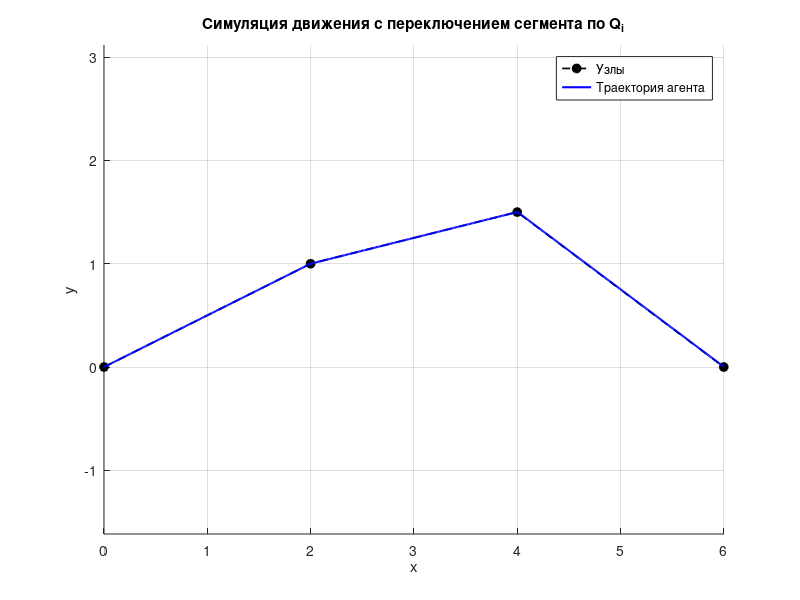

MATLAB code for this plot:
%% Пример: использование Q_i для выбора сегмента и симуляция движения
clear; clc; close all;

% Узловые точки (пример)
P = [0 0;
     2 1;
     4 1.5;
     6 0];

n = size(P,1);

% Предвычисляем psi_i и r_i для всех сегментов i=1..n-1
psi = zeros(n-1,1);
r   = zeros(n-1,1);
for i = 1:n-1
    dx = P(i+1,1) - P(i,1);
    dy = P(i+1,2) - P(i,2);
    psi(i) = atan2(dy, dx);
    r(i)   = sqrt(dx^2 + dy^2);
end

dt = 0.05;
v  = 0.25;
step = v*dt;
seg = 1;
pos = P(1,:);
traj = pos;

max_steps = 10000;
for k = 1:max_steps
    % двигаемся вдоль направления psi(seg)
    pos = pos + step * [cos(psi(seg)), sin(psi(seg))]; 

    % проверяем Q для текущего сегмента:
    Qcur = cos(psi(seg))*(pos(1)-P(seg,1)) + sin(psi(seg))*(pos(2)-P(seg,2)) - r(seg);

    if Qcur > 0
        % пересекли границу сегмента -> переключаемся на следующий
        if seg < n-1
            seg = seg + 1;
            % Опционально: корректируем pos, чтобы не "залипать" за границей
            % (сдвигаем немного назад вдоль нового сегмента)
            % pos = P(seg,:) + 0.001 * [cos(psi(seg)), sin(psi(seg))];
        else
            % дошли до последнего сегмента и вышли за него
            traj = [traj; pos];
            break;
        end
    end

    traj = [traj; pos];

    % стоп — если прошли последний узел (по расстоянию)
    if norm(pos - P(end,:)) < 1e-3
        break;
    end
end

% --- Визуализация ---
figure; hold on; axis equal; grid on;
plot(P(:,1), P(:,2), 'k--o', 'LineWidth', 1.2, 'MarkerFaceColor','k');
plot(traj(:,1), traj(:,2), 'b-', 'LineWidth', 1.5);
xlabel('x'); ylabel('y');
title('Симуляция движения с переключением сегмента по Q_i');
legend('Узлы','Траектория агента','Тестовые точки','Location','best');
